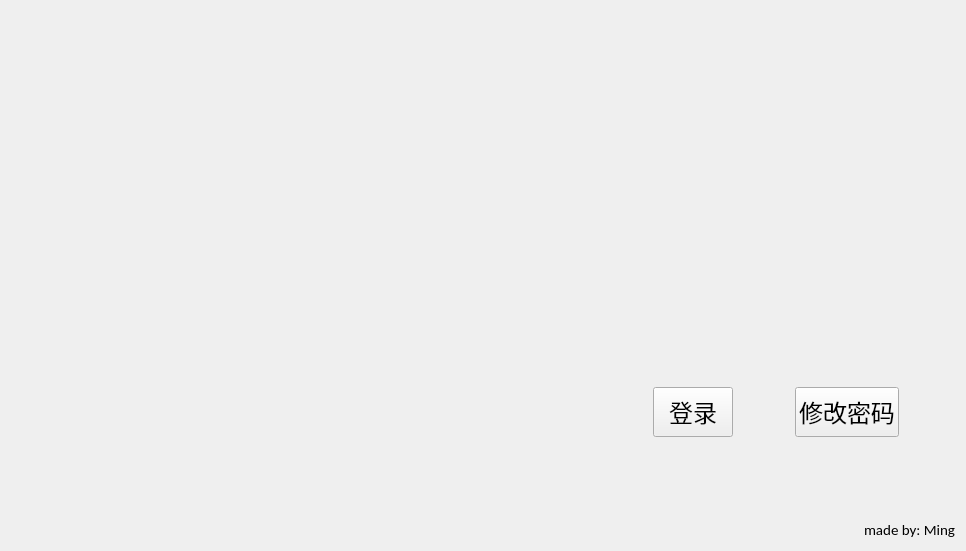
      <widget class="QWidget" name="home">
       <layout class="QGridLayout" name="gridLayout_11">
        <item row="1" column="1">
         <widget class="QPushButton" name="login">
          <property name="sizePolicy">
           <sizepolicy hsizetype="Fixed" vsizetype="Fixed">
            <horstretch>0</horstretch>
            <verstretch>0</verstretch>
           </sizepolicy>
          </property>
          <property name="minimumSize">
           <size>
            <width>0</width>
            <height>50</height>
           </size>
          </property>
          <property name="font">
           <font>
            <family>楷体</family>
            <pointsize>18</pointsize>
           </font>
          </property>
          <property name="text">
           <string>登录</string>
          </property>
         </widget>
        </item>
        <item row="3" column="0" colspan="5">
         <widget class="QLabel" name="label_11">
          <property name="sizePolicy">
           <sizepolicy hsizetype="Minimum" vsizetype="Minimum">
            <horstretch>0</horstretch>
            <verstretch>0</verstretch>
           </sizepolicy>
          </property>
          <property name="maximumSize">
           <size>
            <width>16777215</width>
            <height>20</height>
           </size>
          </property>
          <property name="font">
           <font>
            <family>Calibri</family>
            <pointsize>11</pointsize>
           </font>
          </property>
          <property name="layoutDirection">
           <enum>Qt::LeftToRight</enum>
          </property>
          <property name="text">
           <string>made by: Ming</string>
          </property>
          <property name="alignment">
           <set>Qt::AlignRight|Qt::AlignTrailing|Qt::AlignVCenter</set>
          </property>
         </widget>
        </item>
        <item row="1" column="0">
         <spacer name="horizontalSpacer_4">
          <property name="orientation">
           <enum>Qt::Horizontal</enum>
          </property>
          <property name="sizeType">
           <enum>QSizePolicy::Preferred</enum>
          </property>
          <property name="sizeHint" stdset="0">
           <size>
            <width>636</width>
            <height>20</height>
           </size>
          </property>
         </spacer>
        </item>
        <item row="1" column="4">
         <spacer name="horizontalSpacer_5">
          <property name="orientation">
           <enum>Qt::Horizontal</enum>
          </property>
          <property name="sizeType">
           <enum>QSizePolicy::Fixed</enum>
          </property>
          <property name="sizeHint" stdset="0">
           <size>
            <width>50</width>
            <height>20</height>
           </size>
          </property>
         </spacer>
        </item>
        <item row="2" column="1">
         <spacer name="verticalSpacer_3">
          <property name="orientation">
           <enum>Qt::Vertical</enum>
          </property>
          <property name="sizeHint" stdset="0">
           <size>
            <width>20</width>
            <height>77</height>
           </size>
          </property>
         </spacer>
        </item>
        <item row="1" column="3">
         <widget class="QPushButton" name="change_password">
          <property name="minimumSize">
           <size>
            <width>0</width>
            <height>50</height>
           </size>
          </property>
          <property name="font">
           <font>
            <family>楷体</family>
            <pointsize>18</pointsize>
           </font>
          </property>
          <property name="text">
           <string>修改密码</string>
          </property>
         </widget>
        </item>
        <item row="1" column="2">
         <spacer name="horizontalSpacer_6">
          <property name="orientation">
           <enum>Qt::Horizontal</enum>
          </property>
          <property name="sizeType">
           <enum>QSizePolicy::Fixed</enum>
          </property>
          <property name="sizeHint" stdset="0">
           <size>
            <width>50</width>
            <height>20</height>
           </size>
          </property>
         </spacer>
        </item>
        <item row="0" column="0" colspan="5">
         <widget class="QLabel" name="label_8">
          <property name="sizePolicy">
           <sizepolicy hsizetype="Expanding" vsizetype="Expanding">
            <horstretch>0</horstretch>
            <verstretch>0</verstretch>
           </sizepolicy>
          </property>
          <property name="minimumSize">
           <size>
            <width>930</width>
            <height>370</height>
           </size>
          </property>
          <property name="styleSheet">
           <string notr="true">image: url(:/icon/home1.png);</string>
          </property>
          <property name="text">
           <string/>
          </property>
         </widget>
        </item>
       </layout>
      </widget>
